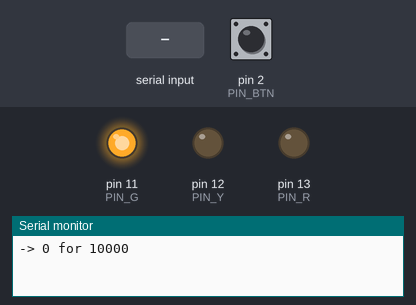
A sketch run on a simulated Arduino Uno, built with avr-gcc and run on an emulated ATmega328P. Shown: output pins drawn as LEDs (lit = HIGH), the last lines printed to the serial monitor. Dashed ring = blinking. The inputs (shaded band) are chosen by the test bench; at power-on: pin 2 (PIN_BTN) HIGH.

Above: at 1.2 s.
1.3 s: "e" received over Serial
At 1.54 s:
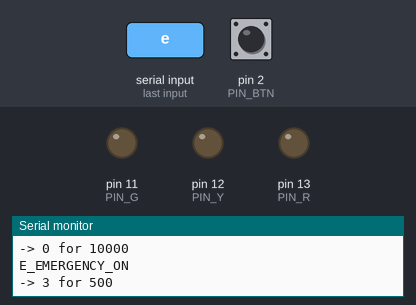
At 2.1 s:
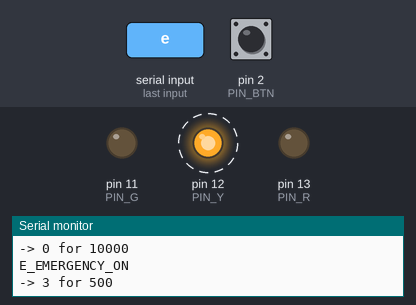
7.3 s: "q" received over Serial
At 21.5 s:
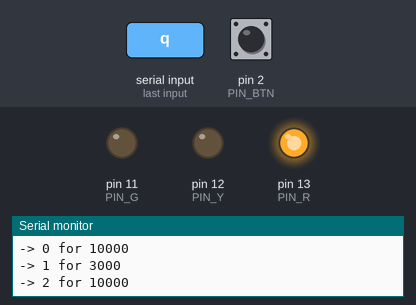
Timing chart, 0 to 21.8 s (numbered marks = the images above; inputs shaded):
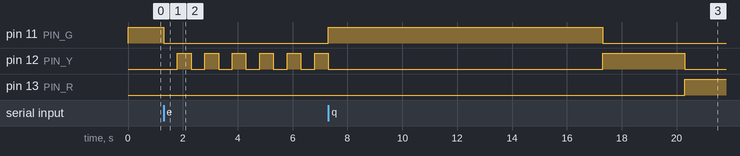

Measured:
- after the input at 1.3 s, pin 11 (PIN_G): HIGH → LOW at once; pin 12 (PIN_Y): alternates HIGH for 0.50 s and LOW for 0.50 s, starting after 0.50 s
- after the input at 7.3 s, pin 11 (PIN_G): LOW → HIGH at once, → LOW 10.0 s later; pin 13 (PIN_R): LOW → HIGH after 13.0 s

The sketch:

lab2.1.ino
```cpp
// ===== Lab2_FSM_SwitchCase.ino =====
/*
  Автосветофор: классический FSM (switch-case), неблокирующий.
  Пины: R=13, Y=12, G=11, BTN=2 (INPUT_PULLUP)
*/

enum State { S_GREEN, S_YELLOW, S_RED, S_WARNING };
State currentState = S_GREEN;

const byte PIN_R = 13, PIN_Y = 12, PIN_G = 11, PIN_BTN = 2;
unsigned long stateStart = 0, stateDur = 0;
bool pedRequest = false;     // пешеходный запрос
bool emergency = false;      // аварийный режим
bool nightMode = false;      // ночной режим (опция)

// тайминги (мс)
const unsigned long T_GREEN = 10000UL;
const unsigned long T_YELLOW = 3000UL;
const unsigned long T_RED = 10000UL;
const unsigned long T_PED_RED_EXTRA = 5000UL; // доп. красный для пешехода
const unsigned long T_WARNING_BLINK = 500UL;  // период мигания
const unsigned long T_NIGHT_BLINK   = 1000UL; // ночной режим

// debounce
unsigned long lastBtnChange = 0;
const unsigned long DEBOUNCE_MS = 50;
int lastBtnState = HIGH; // INPUT_PULLUP

void setOutputsForState(State s) {
  // сброс
  digitalWrite(PIN_R, LOW);
  digitalWrite(PIN_Y, LOW);
  digitalWrite(PIN_G, LOW);

  switch (s) {
    case S_GREEN:   digitalWrite(PIN_G, HIGH); break;
    case S_YELLOW:  digitalWrite(PIN_Y, HIGH); break;
    case S_RED:     digitalWrite(PIN_R, HIGH); break;
    case S_WARNING: /* мигаем в loop() */      break;
  }
}

void goToState(State s, unsigned long dur) {
  currentState = s;
  stateStart = millis();
  stateDur = dur;
  setOutputsForState(s);
  Serial.print("-> "); Serial.print((int)s);
  Serial.print(" for "); Serial.println(dur);
}

void beginNormalCycle()     { goToState(S_GREEN, T_GREEN); }
void beginWarningMode()     { goToState(S_WARNING, T_WARNING_BLINK); }
void beginNightModeBlink()  { goToState(S_WARNING, T_NIGHT_BLINK); }

void readInputs() {
  // Эмуляторы/входы: кнопка = PED_REQ / toggle night / toggle emergency
  int raw = digitalRead(PIN_BTN);
  unsigned long now = millis();
  if (raw != lastBtnState && now - lastBtnChange > DEBOUNCE_MS) {
    lastBtnChange = now;
    lastBtnState = raw;
    if (raw == LOW) {
      // короткое нажатие = пешеходный запрос
      pedRequest = true;
      Serial.println("E_PED_REQ");
    }
  }
  // Для демонстрации: простые сериал-команды
  if (Serial.available()) {
    char c = Serial.read();
    if (c == 'e') { emergency = true;  Serial.println("E_EMERGENCY_ON"); }
    if (c == 'q') { emergency = false; Serial.println("E_EMERGENCY_OFF"); }
    if (c == 'n') { nightMode = !nightMode; Serial.println("E_NIGHT_TOGGLE"); }
  }
}

void setup() {
  pinMode(PIN_R, OUTPUT); pinMode(PIN_Y, OUTPUT); pinMode(PIN_G, OUTPUT);
  pinMode(PIN_BTN, INPUT_PULLUP);
  Serial.begin(115200);
  beginNormalCycle();
}

void loop() {
  readInputs(); // обновляет pedRequest/emergency/nightMode  (неблокирующе)

  // аварийный приоритет: немедленно в WARNING, пока активен
  if (emergency && currentState != S_WARNING) {
    beginWarningMode(); // мигающий жёлтый
  }

  unsigned long now = millis();

  switch (currentState) {
    case S_GREEN:
      if (now - stateStart >= stateDur) {
        // завершение зелёного -> жёлтый
        goToState(S_YELLOW, T_YELLOW);
      }
      break;

    case S_YELLOW:
      if (now - stateStart >= stateDur) {
        // если был пешеходный запрос — даём удлинённый красный
        unsigned long redTime = pedRequest ? (T_RED + T_PED_RED_EXTRA) : T_RED;
        pedRequest = false;
        goToState(S_RED, redTime);
      }
      break;

    case S_RED:
      if (now - stateStart >= stateDur) {
        // если активирован ночной режим — перейдём в мигающий жёлтый (1 c)
        if (nightMode) beginNightModeBlink();
        else           goToState(S_GREEN, T_GREEN);
      }
      break;

    case S_WARNING: {
      // Мигание жёлтого: раз в stateDur меняем Y-светодиод
      static bool yOn = false;
      if (now - stateStart >= stateDur) {
        stateStart = now;
        yOn = !yOn;
        digitalWrite(PIN_R, LOW);
        digitalWrite(PIN_G, LOW);
        digitalWrite(PIN_Y, yOn ? HIGH : LOW);
      }
      // Выход из WARNING: если авария снята и ночной режим не активен — возвращаемся в цикл
      if (!emergency && !nightMode) {
        goToState(S_GREEN, T_GREEN);
      }
      // Если авария снята, но включён ночной — остаёмся в мигающем с периодом T_NIGHT_BLINK
      if (!emergency && nightMode && stateDur != T_NIGHT_BLINK) {
        goToState(S_WARNING, T_NIGHT_BLINK);
      }
      break;
    }
  }
}
```
